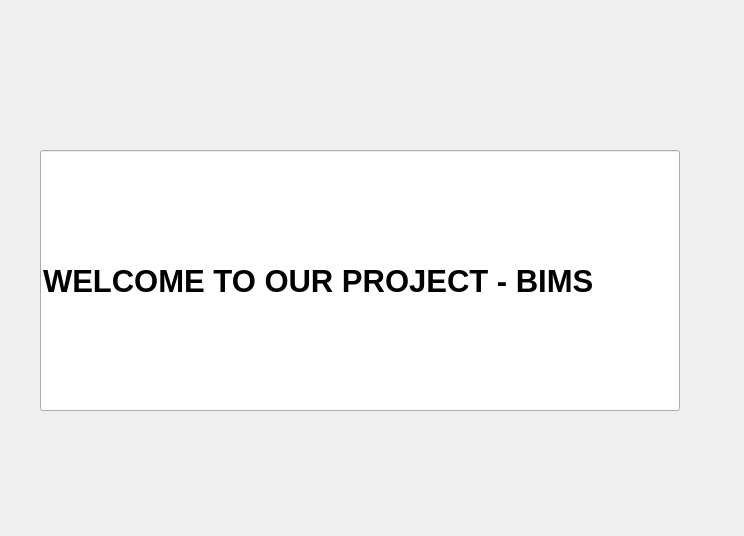
<?xml version="1.0" encoding="UTF-8"?>
<ui version="4.0">
 <class>MainPage</class>
 <widget class="QMainWindow" name="MainPage">
  <property name="geometry">
   <rect>
    <x>0</x>
    <y>0</y>
    <width>744</width>
    <height>536</height>
   </rect>
  </property>
  <property name="font">
   <font>
    <bold>true</bold>
   </font>
  </property>
  <property name="windowTitle">
   <string>MainWindow</string>
  </property>
  <property name="styleSheet">
   <string notr="true">QLabel{
	background-color:rgb(52,50,64);
	color:white;
}</string>
  </property>
  <widget class="QWidget" name="centralwidget">
   <widget class="QLineEdit" name="lbl_Tittle">
    <property name="geometry">
     <rect>
      <x>40</x>
      <y>150</y>
      <width>640</width>
      <height>261</height>
     </rect>
    </property>
    <property name="font">
     <font>
      <pointsize>23</pointsize>
      <bold>true</bold>
     </font>
    </property>
    <property name="styleSheet">
     <string notr="true">QLabel{
	background-color:rgb(90, 241, 25);
	color:black;
}</string>
    </property>
    <property name="text">
     <string>WELCOME TO OUR PROJECT - BIMS</string>
    </property>
   </widget>
  </widget>
 </widget>
 <resources/>
 <connections/>
</ui>
